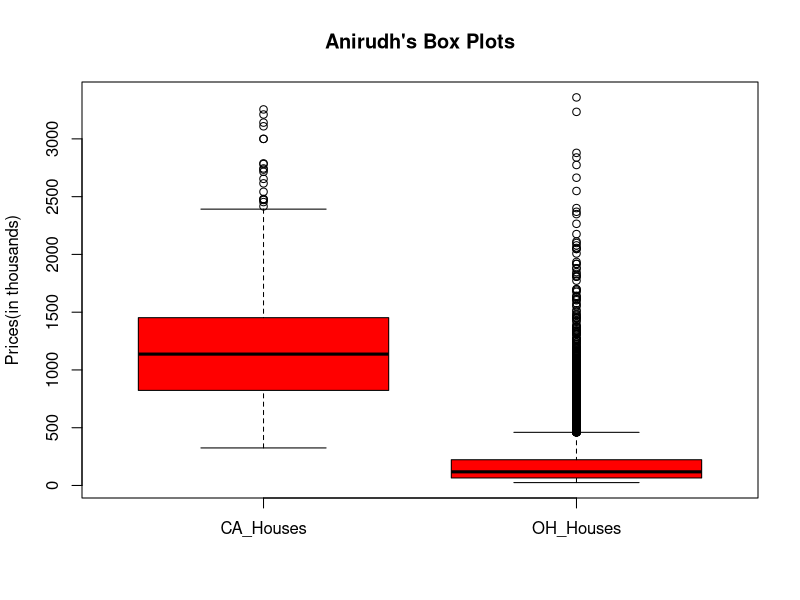
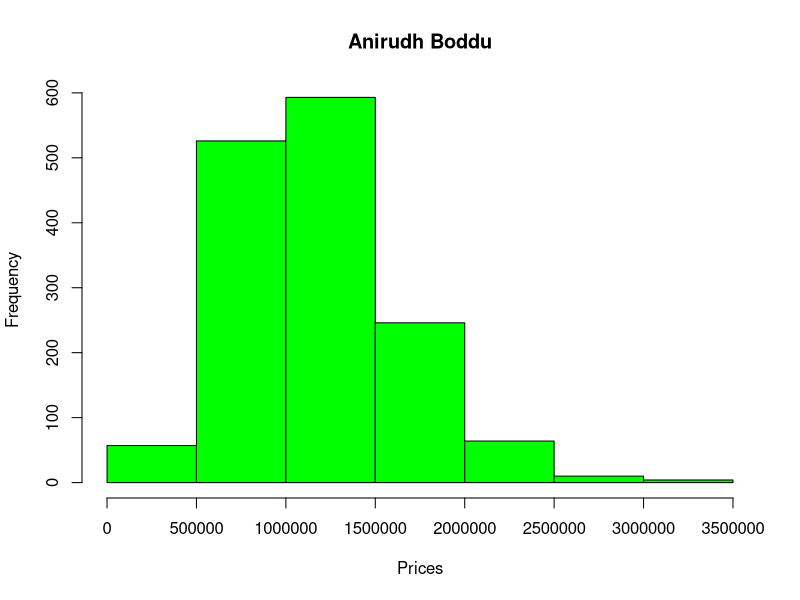
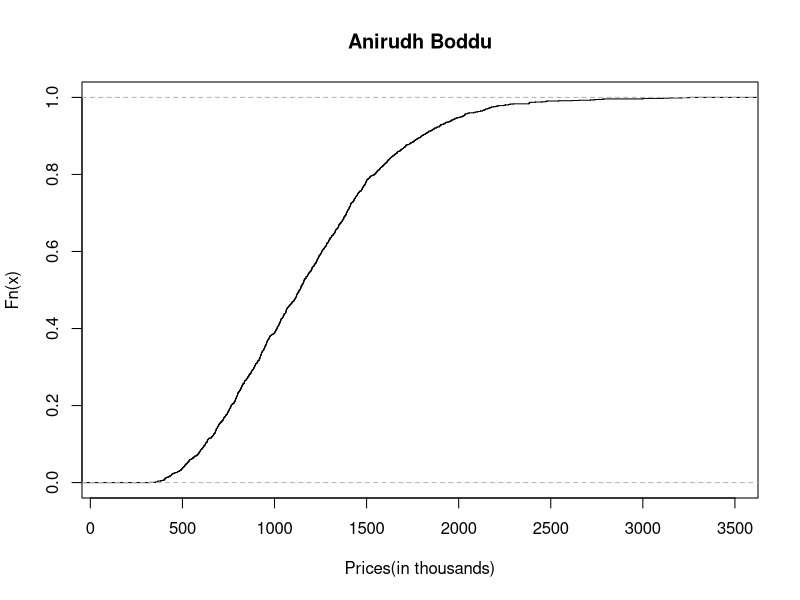
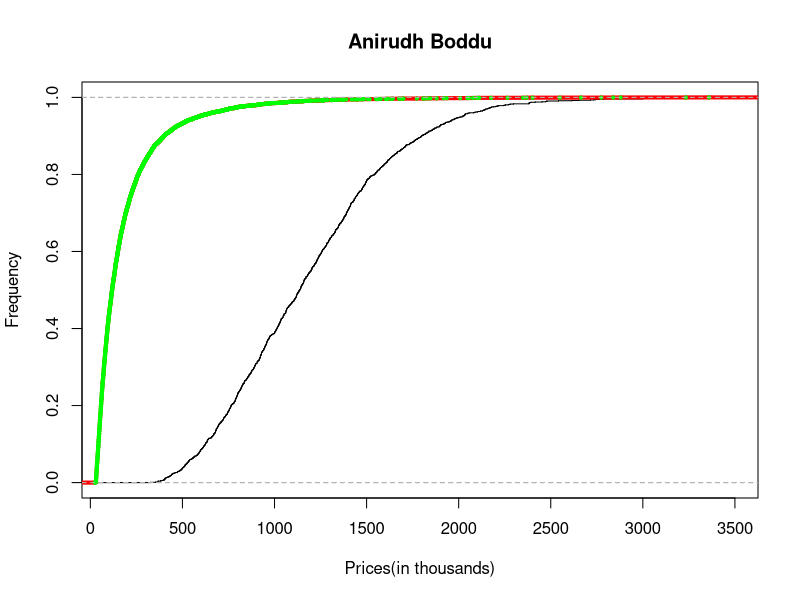
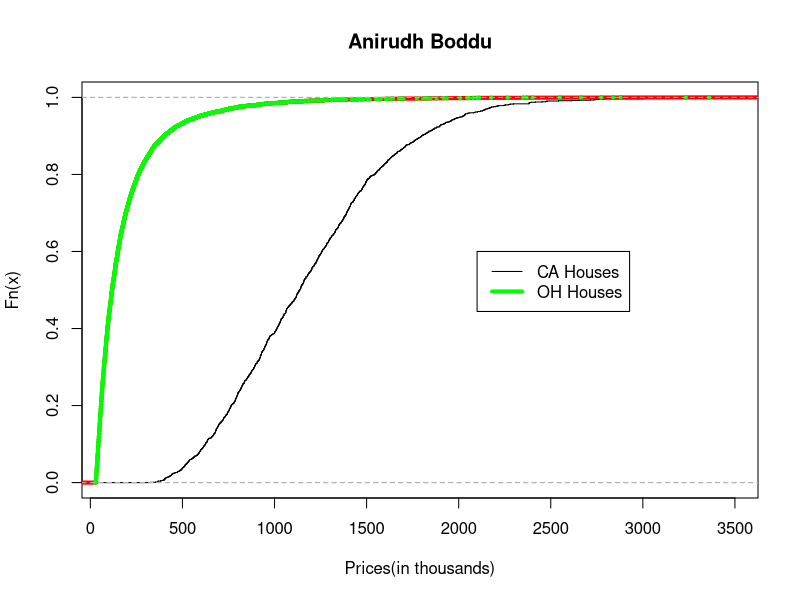

Write the R code that produced these figures, in order.
#7

#7a

ca_data<-read.csv("CA_house_prices.csv", header=FALSE)
oh_data<-read.csv("OH_house_prices.csv", header = FALSE)

#7b

boxplot(ca_data[,1], oh_data[,1], main="Anirudh's Box Plots",
        col="red",
        names=c("CA_Houses", "OH_Houses"),
        ylab="Prices(in thousands)")
#7b
hist(ca_data[,1]*1000,breaks=seq(0,3500000,by=500000),col="green",xlab="Prices",ylab="Frequency",main="Anirudh Boddu")

#7c
plot(ecdf(ca_data[,1]),verticals = TRUE,do.p=FALSE,main ="Anirudh Boddu",xlab="Prices(in thousands)",ylabs="Frequency")

plot(ecdf(ca_data[,1]), verticals=TRUE,do.p = FALSE, main = "Anirudh Boddu",xlab="Prices(in thousands)",ylab="Frequency")
lines(ecdf(oh_data[,1]),verticals= TRUE,do.p = FALSE,col.h="red",col.v="green",lwd=4)


plot(ecdf(ca_data[,1]),verticals = TRUE,do.p=FALSE,main ="Anirudh Boddu",xlab="Prices(in thousands)",ylabs="Frequency")
lines(ecdf(oh_data[,1]),verticals = TRUE,do.p=FALSE,col.h="red",col.v="green",lwd=4)
legend(2100,.6,c("CA Houses","OH Houses"),col=c("black","green"),lwd=c(1,4))
